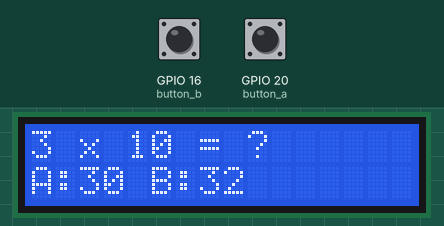
Bench run of a program on a simulated Raspberry Pi (BCM pin numbers). Shown: 16×2 character LCD. The test bench sets the inputs (shaded band); at power-on: GPIO 16 (button_b) HIGH, GPIO 20 (button_a) HIGH. Random numbers come from a fixed seed.

Above: at 1.2 s.
1.3 s: GPIO 16 (button_b) pulled LOW for 0.15 s
At 2.0 s:
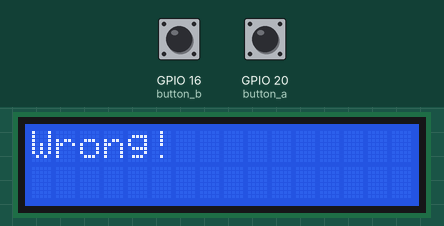
4.4 s: GPIO 20 (button_a) pulled LOW for 0.15 s
At 5.7 s:
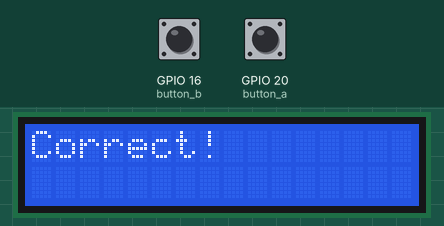
7.5 s: GPIO 16 (button_b) pulled LOW for 1 s
At 11.3 s:
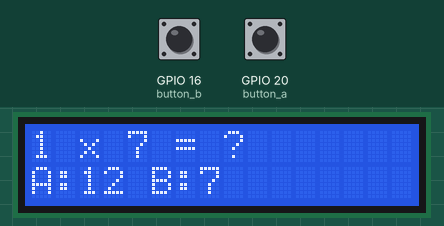
11.5 s: GPIO 20 (button_a) pulled LOW for 1 s
At 15.8 s:
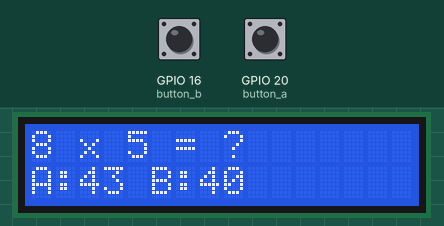
Timing chart, 0 to 16.5 s (numbered marks = the images above; inputs shaded):
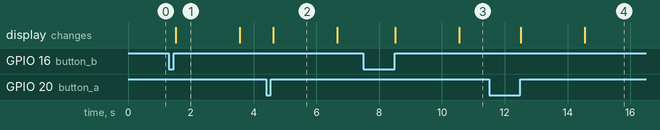

Measured:
- after the input at 1.3 s, the display: changes after 0.22 s (image 1)
- after the input at 4.4 s, the display: changes after 0.22 s (image 2)
- after the input at 7.5 s, the display: first changes after 1.0 s (image 3 shows a later state)
- after the input at 11.5 s, the display: first changes after 1.0 s (image 4 shows a later state)
- what the display in image 1 shows lasts 2.1 s, from 1.5 s to 3.6 s

The program:

R40._Intercative_Math_Quiz_on_LCD.py
```python
"""
Components Used:
1. Raspberry Pi
2. I2C LCD Display (16x2)
3. Two Push Buttons
4. Breadboard
5. Jumper Wires

Install Required Library:
pip install RPLCD smbus2 --break-system-packages

Note:
Check I2C address using:
i2cdetect -y 1

Common addresses:
0x27 or 0x3F
"""

import RPi.GPIO as gpio
from RPLCD.i2c import CharLCD
import time
import random

button_a = 20  # Button A
button_b = 16  # Button B

gpio.setmode(gpio.BCM)  # Use BCM numbering
gpio.setup(button_a, gpio.IN, pull_up_down=gpio.PUD_UP)
gpio.setup(button_b, gpio.IN, pull_up_down=gpio.PUD_UP)

lcd = CharLCD(i2c_expander='PCF8574', address=0x27, cols=16, rows=2)

def generate_question():
    num1 = random.randint(1, 10)
    num2 = random.randint(1, 10)
    correct_answer = num1 * num2
    wrong_answer = correct_answer + random.randint(2, 5)

    options = [correct_answer, wrong_answer]
    random.shuffle(options)

    return num1, num2, options, correct_answer

def display_question(num1, num2, options):
    lcd.clear()
    lcd.cursor_pos = (0, 0)
    lcd.write_string(f"{num1} x {num2} = ?")

    lcd.cursor_pos = (1, 0)
    lcd.write_string(f"A:{options[0]} B:{options[1]}")

try:
    while True:
        num1, num2, options, correct_answer = generate_question()
        display_question(num1, num2, options)

        while True:
            if gpio.input(button_a) == 0:
                selected_answer = options[0]
                time.sleep(0.2)
                while gpio.input(button_a) == 0:
                    pass
                break

            if gpio.input(button_b) == 0:
                selected_answer = options[1]
                time.sleep(0.2)
                while gpio.input(button_b) == 0:
                    pass
                break

        lcd.clear()
        lcd.cursor_pos = (0, 0)

        if selected_answer == correct_answer:
            lcd.write_string("Correct!")
        else:
            lcd.write_string("Wrong!")

        time.sleep(2)

except KeyboardInterrupt:
    lcd.clear()
    gpio.cleanup()
```
